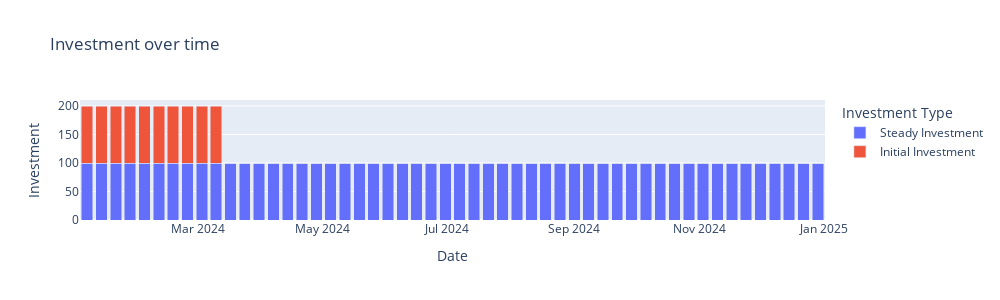

Notebook cell for this chart:
### Code cell
fig = px.bar(df, x='Date', y=['Steady Investment', 'Initial Investment'], title='Investment over time', labels={'value': 'Investment', 'variable': 'Investment Type'}, barmode='stack')
fig.update_layout(width=1000, height=300)
fig.show()

### Figure 1 — Plotly figure (JSON) as saved in the notebook; plotly's stock layout.template omitted (floating-point values rounded to 4 significant figures)
{"data": [{"alignmentgroup": "True", "hovertemplate": "Investment Type=Steady Investment<br>Date=%{x}<br>Investment=%{y}<extra></extra>", "legendgroup": "Steady Investment", "marker": {"color": "#636efa", "pattern": {"shape": ""}}, "name": "Steady Investment", "offsetgroup": "Steady Investment", "orientation": "v", "showlegend": true, "textposition": "auto", "type": "bar", "x": ["2024-01-07T00:00:00", "2024-01-14T00:00:00", "2024-01-21T00:00:00", "2024-01-28T00:00:00", "2024-02-04T00:00:00", "2024-02-11T00:00:00", "2024-02-18T00:00:00", "2024-02-25T00:00:00", "2024-03-03T00:00:00", "2024-03-10T00:00:00", "2024-03-17T00:00:00", "2024-03-24T00:00:00", "2024-03-31T00:00:00", "2024-04-07T00:00:00", "2024-04-14T00:00:00", "2024-04-21T00:00:00", "2024-04-28T00:00:00", "2024-05-05T00:00:00", "2024-05-12T00:00:00", "2024-05-19T00:00:00", "2024-05-26T00:00:00", "2024-06-02T00:00:00", "2024-06-09T00:00:00", "2024-06-16T00:00:00", "2024-06-23T00:00:00", "2024-06-30T00:00:00", "2024-07-07T00:00:00", "2024-07-14T00:00:00", "2024-07-21T00:00:00", "2024-07-28T00:00:00", "2024-08-04T00:00:00", "2024-08-11T00:00:00", "2024-08-18T00:00:00", "2024-08-25T00:00:00", "2024-09-01T00:00:00", "2024-09-08T00:00:00", "2024-09-15T00:00:00", "2024-09-22T00:00:00", "2024-09-29T00:00:00", "2024-10-06T00:00:00", "2024-10-13T00:00:00", "2024-10-20T00:00:00", "2024-10-27T00:00:00", "2024-11-03T00:00:00", "2024-11-10T00:00:00", "2024-11-17T00:00:00", "2024-11-24T00:00:00", "2024-12-01T00:00:00", "2024-12-08T00:00:00", "2024-12-15T00:00:00", "2024-12-22T00:00:00", "2024-12-29T00:00:00"], "xaxis": "x", "y": [100, 100, 100, 100, 100, 100, 100, 100, 100, 100, 100, 100, 100, 100, 100, 100, 100, 100, 100, 100, 100, 100, 100, 100, 100, 100, 100, 100, 100, 100, 100, 100, 100, 100, 100, 100, 100, 100, 100, 100, 100, 100, 100, 100, 100, 100, 100, 100, 100, 100, 100, 100], "yaxis": "y"}, {"alignmentgroup": "True", "hovertemplate": "Investment Type=Initial Investment<br>Date=%{x}<br>Investment=%{y}<extra></extra>", "legendgroup": "Initial Investment", "marker": {"color": "#EF553B", "pattern": {"shape": ""}}, "name": "Initial Investment", "offsetgroup": "Initial Investment", "orientation": "v", "showlegend": true, "textposition": "auto", "type": "bar", "x": ["2024-01-07T00:00:00", "2024-01-14T00:00:00", "2024-01-21T00:00:00", "2024-01-28T00:00:00", "2024-02-04T00:00:00", "2024-02-11T00:00:00", "2024-02-18T00:00:00", "2024-02-25T00:00:00", "2024-03-03T00:00:00", "2024-03-10T00:00:00", "2024-03-17T00:00:00", "2024-03-24T00:00:00", "2024-03-31T00:00:00", "2024-04-07T00:00:00", "2024-04-14T00:00:00", "2024-04-21T00:00:00", "2024-04-28T00:00:00", "2024-05-05T00:00:00", "2024-05-12T00:00:00", "2024-05-19T00:00:00", "2024-05-26T00:00:00", "2024-06-02T00:00:00", "2024-06-09T00:00:00", "2024-06-16T00:00:00", "2024-06-23T00:00:00", "2024-06-30T00:00:00", "2024-07-07T00:00:00", "2024-07-14T00:00:00", "2024-07-21T00:00:00", "2024-07-28T00:00:00", "2024-08-04T00:00:00", "2024-08-11T00:00:00", "2024-08-18T00:00:00", "2024-08-25T00:00:00", "2024-09-01T00:00:00", "2024-09-08T00:00:00", "2024-09-15T00:00:00", "2024-09-22T00:00:00", "2024-09-29T00:00:00", "2024-10-06T00:00:00", "2024-10-13T00:00:00", "2024-10-20T00:00:00", "2024-10-27T00:00:00", "2024-11-03T00:00:00", "2024-11-10T00:00:00", "2024-11-17T00:00:00", "2024-11-24T00:00:00", "2024-12-01T00:00:00", "2024-12-08T00:00:00", "2024-12-15T00:00:00", "2024-12-22T00:00:00", "2024-12-29T00:00:00"], "xaxis": "x", "y": [100, 100, 100, 100, 100, 100, 100, 100, 100, 100, 0, 0, 0, 0, 0, 0, 0, 0, 0, 0, 0, 0, 0, 0, 0, 0, 0, 0, 0, 0, 0, 0, 0, 0, 0, 0, 0, 0, 0, 0, 0, 0, 0, 0, 0, 0, 0, 0, 0, 0, 0, 0], "yaxis": "y"}], "layout": {"barmode": "stack", "height": 300, "legend": {"title": {"text": "Investment Type"}, "tracegroupgap": 0}, "title": {"text": "Investment over time"}, "width": 1000, "xaxis": {"anchor": "y", "domain": [0, 1], "title": {"text": "Date"}}, "yaxis": {"anchor": "x", "domain": [0, 1], "title": {"text": "Investment"}}}}
